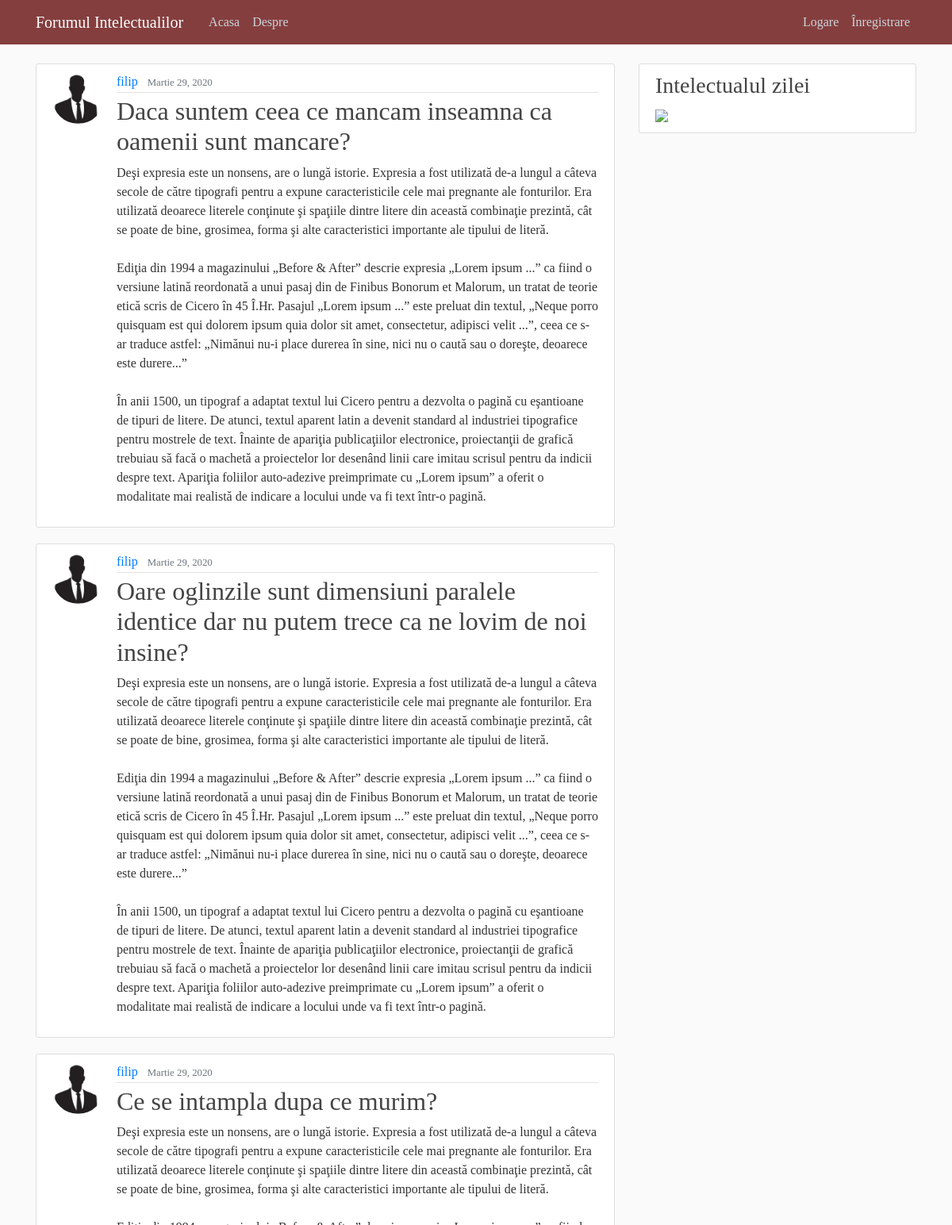
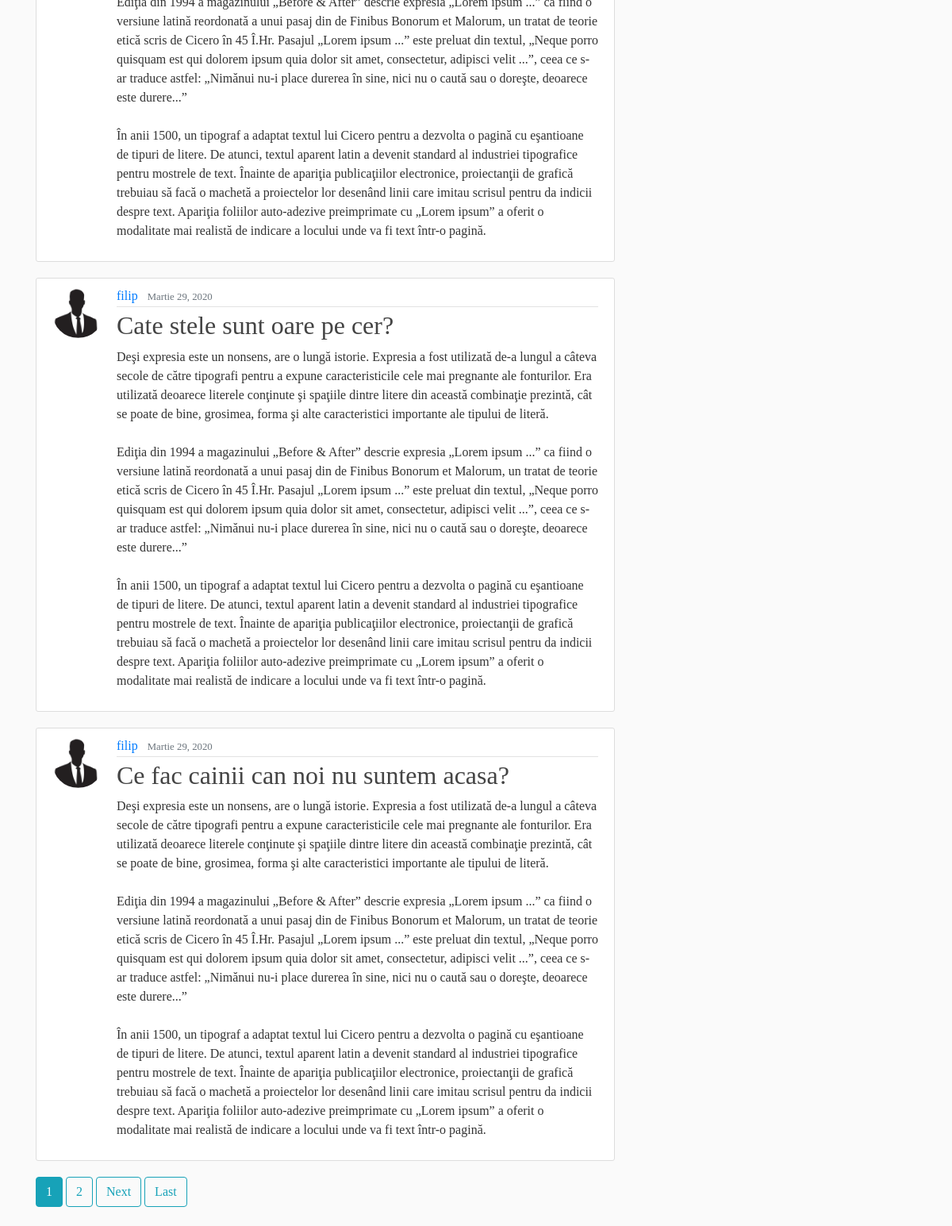
The page / on the database its author committed (2 pictures, top to bottom).
### blog/models.py (models this page shows, shortened)
class Post(models.Model):
    title = models.CharField(max_length=100)
    content = models.TextField()
    date_posted = models.DateTimeField(default=timezone.now)
    author = models.ForeignKey(User, on_delete=models.CASCADE)

### users/models.py (models this page shows, shortened)
class Profile(models.Model):
    user = models.OneToOneField(User, on_delete=models.CASCADE)
    image = models.ImageField(default='default.jpg', upload_to='profile_pics')

### blog/views.py (the view)
# urls.py: path('', PostListView.as_view(), name='blog-home'),
class PostListView(ListView):
    model = Post
    template_name = 'blog/home.html'  # <app>/<model>_<viewtype>.html
    context_object_name = 'posts'
    ordering = ['-date_posted']
    paginate_by = 5

### blog/templates/blog/home.html (shortened to what this page needs)
{% extends "blog/base.html" %}
{% load i18n %}
{% block content %}
    {% for post in posts %}
        <article class="media content-section">
          <img class="rounded-circle article-img" src="{{ post.author.profile.image.url }}">
          <div class="media-body">
            <div class="article-metadata">
              <a class="mr-2" href="{% url 'user-posts' post.author.username %}">{{ post.author }}</a>
              <small class="text-muted">
                  {% language 'ro' %}
                            {{ post.date_posted|date:"F d, Y" }}
                  {% endlanguage %}
              </small>
            </div>
            <h2><a class="article-title" href="{% url 'post-detail' post.id %}">{{ post.title }}</a></h2>
            <p class="article-content">{{ post.content }}</p>
          </div>
        </article>
    {% endfor %}
    {% if is_paginated %}
      {% for num in page_obj.paginator.page_range %}
        {% if page_obj.number == num %}
          <a class="btn btn-info mb-4" href="?page={{ num }}">{{ num }}</a>
        {% elif num > page_obj.number|add:'-3' and num < page_obj.number|add:'3' %}
          <a class="btn btn-outline-info mb-4" href="?page={{ num }}">{{ num }}</a>
        {% endif %}
      {% endfor %}
      {% if page_obj.has_next %}
        <a class="btn btn-outline-info mb-4" href="?page={{ page_obj.next_page_number }}">Next</a>
        <a class="btn btn-outline-info mb-4" href="?page={{ page_obj.paginator.num_pages }}">Last</a>
      {% endif %}
    {% endif %}
{% endblock content %}

### blog/templates/blog/base.html (shortened to what this page needs)
{% load static %}
<!DOCTYPE html>
<html>
<head>
    <link rel="stylesheet" href="https://maxcdn.bootstrapcdn.com/bootstrap/4.0.0/css/bootstrap.min.css">
    <link rel="stylesheet" type="text/css" href="{% static 'blog/main.css' %}">
</head>
<body>
    <header class="site-header">
      <nav class="navbar navbar-expand-md navbar-dark bg-steel fixed-top">
        <div class="container">
          <a class="navbar-brand mr-4" href="{% url 'blog-home' %}">Forumul Intelectualilor</a>
          <div class="collapse navbar-collapse" id="navbarToggle">
            <div class="navbar-nav mr-auto">
              <a class="nav-item nav-link" href="{% url 'blog-home' %}">Acasa</a>
              <a class="nav-item nav-link" href="{% url 'blog-about' %}">Despre</a>
            </div>
            <div class="navbar-nav">
              {% if user.is_authenticated %}
                <a class="nav-item nav-link" href="{% url 'post-create' %}">Postare nouă</a>
                <a class="nav-item nav-link" href="{% url 'profile' %}">Profil</a>
                <a class="nav-item nav-link" href="{% url 'logout' %}">Delogare</a>
              {% else %}
                <a class="nav-item nav-link" href="{% url 'login' %}">Logare</a>
                <a class="nav-item nav-link" href="{% url 'register' %}">Înregistrare</a>
              {% endif %}
            </div>
          </div>
        </div>
      </nav>
    </header>
    <main role="main" class="container">
      <div class="row">
        <div class="col-md-8">
          {% block content %}{% endblock %}
        </div>
        <div class="col-md-4">
          <div class="content-section">
            <h3>Intelectualul zilei</h3>
              <img src="https://d33wubrfki0l68.cloudfront.net/123368edef5dd487b38b59cac5cc6762be744fdc/4a177/assets/img/avatars/franci.jpeg", style="width:auto; height:200px">
          </div>
        </div>
      </div>
    </main>
</body>
</html>

### blog/static/blog/main.css (style rules this page uses)
html * { font-family: "Palatino Linotype", "Book Antiqua", Palatino, serif !important; }
body { background: #fafafa; color: #333333; margin-top: 5rem; }
h1, h2, h3, h4, h5, h6 { color: #444444; }
.bg-steel { background-color: #853e3e; }
.site-header .navbar-nav .nav-link { color: #cbd5db; }
.content-section { background: #ffffff; padding: 10px 20px; border: 1px solid #dddddd; border-radius: 3px; margin-bottom: 20px; }
.article-title { color: #444444; }
.article-content { white-space: pre-line; }
.article-img { height: 65px; width: 65px; margin-right: 16px; }
.article-metadata { padding-bottom: 1px; margin-bottom: 4px; border-bottom: 1px solid #e3e3e3 }

### rows shown on the page
Post: author.profile.image (placeholder picture), author "filip", date_posted "Martie 29, 2020", title "Daca suntem ceea ce mancam inseamna ca oamenii sunt mancare?", content "Deşi expresia este un nonsens, are o lungă istorie. Expresia a fost utilizată de-a lungul a câteva secole de către tipografi pentru a expune caracteristicile cele mai pregnante ale fonturilor. Era utilizată deoarece literele conţinute şi spaţiile dintre litere din această combinaţie prezintă, cât se poate de bine, grosimea, forma şi alte caracteristici importante ale tipului de literă. Ediţia din 1994 a magazinului „Before & After” descrie expresia „Lorem ipsum ...” ca fiind o versiune latină reordonată a unui pasaj din de Finibus Bonorum et Malorum, un tratat de teorie etică scris de Cicero în 45 Î.Hr. Pasajul „Lorem ipsum ...” este preluat din textul, „Neque porro quisquam est qui dolorem…"
Post: author.profile.image (placeholder picture), author "filip", date_posted "Martie 29, 2020", title "Oare oglinzile sunt dimensiuni paralele identice dar nu putem trece ca ne lovim de noi insine?", content "Deşi expresia este un nonsens, are o lungă istorie. Expresia a fost utilizată de-a lungul a câteva secole de către tipografi pentru a expune caracteristicile cele mai pregnante ale fonturilor. Era utilizată deoarece literele conţinute şi spaţiile dintre litere din această combinaţie prezintă, cât se poate de bine, grosimea, forma şi alte caracteristici importante ale tipului de literă. Ediţia din 1994 a magazinului „Before & After” descrie expresia „Lorem ipsum ...” ca fiind o versiune latină reordonată a unui pasaj din de Finibus Bonorum et Malorum, un tratat de teorie etică scris de Cicero în 45 Î.Hr. Pasajul „Lorem ipsum ...” este preluat din textul, „Neque porro quisquam est qui dolorem…"
Post: author.profile.image (placeholder picture), author "filip", date_posted "Martie 29, 2020", title "Ce se intampla dupa ce murim?", content "Deşi expresia este un nonsens, are o lungă istorie. Expresia a fost utilizată de-a lungul a câteva secole de către tipografi pentru a expune caracteristicile cele mai pregnante ale fonturilor. Era utilizată deoarece literele conţinute şi spaţiile dintre litere din această combinaţie prezintă, cât se poate de bine, grosimea, forma şi alte caracteristici importante ale tipului de literă. Ediţia din 1994 a magazinului „Before & After” descrie expresia „Lorem ipsum ...” ca fiind o versiune latină reordonată a unui pasaj din de Finibus Bonorum et Malorum, un tratat de teorie etică scris de Cicero în 45 Î.Hr. Pasajul „Lorem ipsum ...” este preluat din textul, „Neque porro quisquam est qui dolorem…"
Post: author.profile.image (placeholder picture), author "filip", date_posted "Martie 29, 2020", title "Cate stele sunt oare pe cer?", content "Deşi expresia este un nonsens, are o lungă istorie. Expresia a fost utilizată de-a lungul a câteva secole de către tipografi pentru a expune caracteristicile cele mai pregnante ale fonturilor. Era utilizată deoarece literele conţinute şi spaţiile dintre litere din această combinaţie prezintă, cât se poate de bine, grosimea, forma şi alte caracteristici importante ale tipului de literă. Ediţia din 1994 a magazinului „Before & After” descrie expresia „Lorem ipsum ...” ca fiind o versiune latină reordonată a unui pasaj din de Finibus Bonorum et Malorum, un tratat de teorie etică scris de Cicero în 45 Î.Hr. Pasajul „Lorem ipsum ...” este preluat din textul, „Neque porro quisquam est qui dolorem…"
Post: author.profile.image (placeholder picture), author "filip", date_posted "Martie 29, 2020", title "Ce fac cainii can noi nu suntem acasa?", content "Deşi expresia este un nonsens, are o lungă istorie. Expresia a fost utilizată de-a lungul a câteva secole de către tipografi pentru a expune caracteristicile cele mai pregnante ale fonturilor. Era utilizată deoarece literele conţinute şi spaţiile dintre litere din această combinaţie prezintă, cât se poate de bine, grosimea, forma şi alte caracteristici importante ale tipului de literă. Ediţia din 1994 a magazinului „Before & After” descrie expresia „Lorem ipsum ...” ca fiind o versiune latină reordonată a unui pasaj din de Finibus Bonorum et Malorum, un tratat de teorie etică scris de Cicero în 45 Î.Hr. Pasajul „Lorem ipsum ...” este preluat din textul, „Neque porro quisquam est qui dolorem…"

### other values the page prints
{{ num }} "1"
{{ num }} "2"
